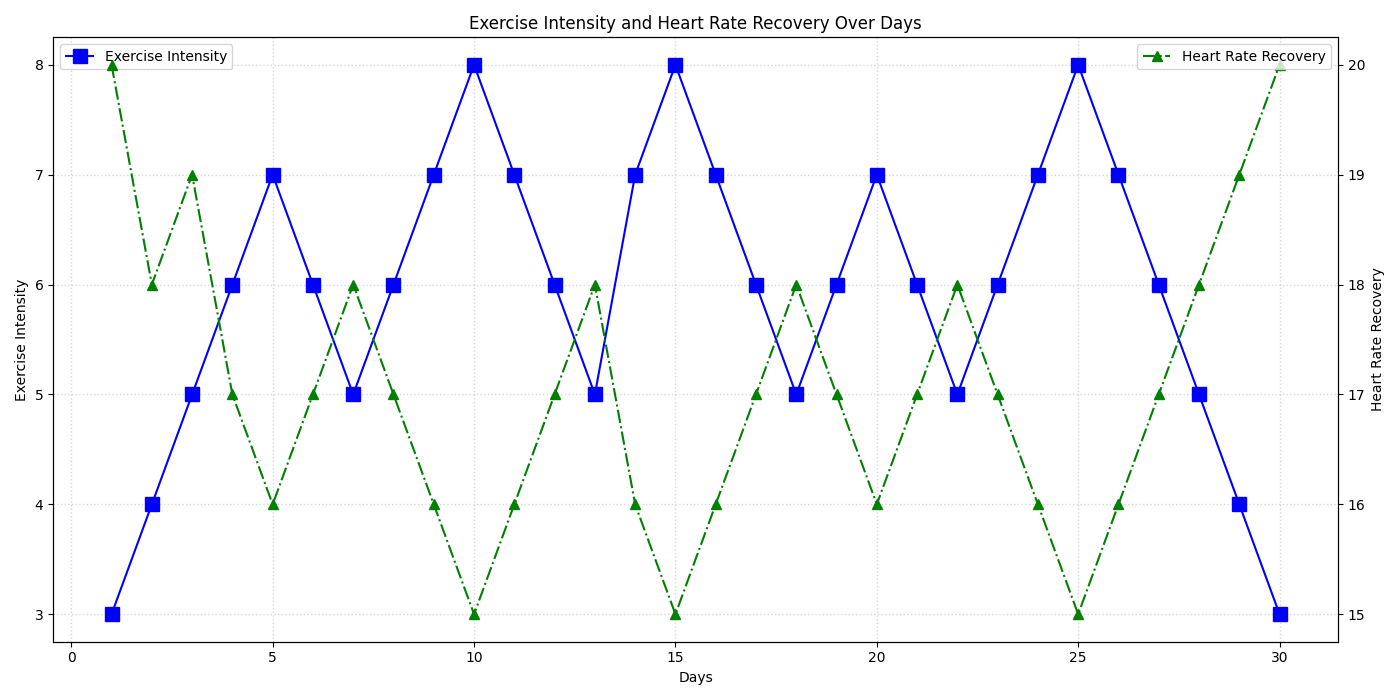

Generate this figure with Python:
import matplotlib.pyplot as plt
import numpy as np

# Data for plotting
days = np.arange(1, 31)
exercise_intensity = np.array([
    3, 4, 5, 6, 7, 6, 5, 6, 7, 8, 7, 6, 5, 7, 8, 7, 6, 5, 6, 7, 6, 5, 6, 7, 
    8, 7, 6, 5, 4, 3
])
heart_rate_recovery = np.array([
    20, 18, 19, 17, 16, 17, 18, 17, 16, 15, 16, 17, 18, 16, 15, 16, 17, 18, 
    17, 16, 17, 18, 17, 16, 15, 16, 17, 18, 19, 20
])

# Create subplot
fig, ax = plt.subplots(figsize=(14, 7))

# Plot exercise intensity with different style
ax.plot(days, exercise_intensity, color='blue', marker='s', linewidth=1.5, markersize=10)
ax2 = ax.twinx()

# Plot heart rate recovery with different style
ax2.plot(days, heart_rate_recovery, color='green', marker='^', linestyle='-.', linewidth=1.5, markersize=7)

# Add grid with different style
ax.grid(visible=True, linestyle=':', linewidth=1, alpha=0.5)

# Add titles and legend for context
ax.set_title("Exercise Intensity and Heart Rate Recovery Over Days")
ax.set_xlabel("Days")
ax.set_ylabel("Exercise Intensity")
ax2.set_ylabel("Heart Rate Recovery")

# Add legend to describe the plot lines
ax.legend(['Exercise Intensity'], loc='upper left')
ax2.legend(['Heart Rate Recovery'], loc='upper right')

# Adjust layout to avoid clipping
plt.tight_layout()

# Display the plot
plt.show()
